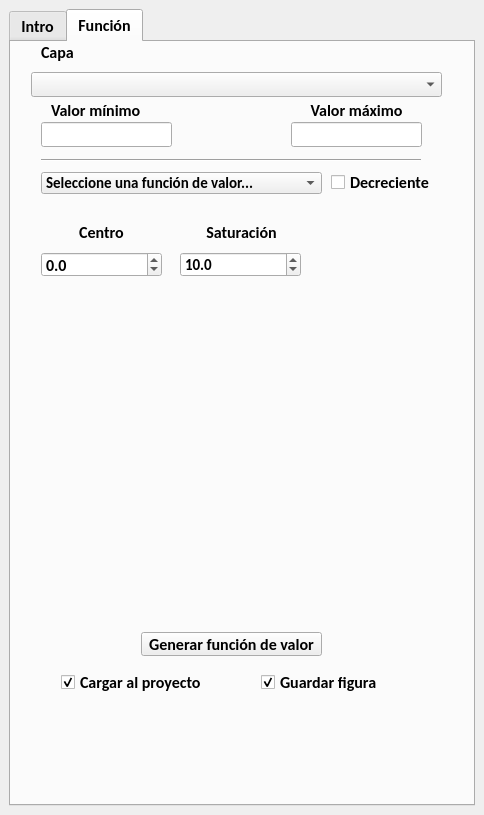
<?xml version="1.0" encoding="UTF-8"?>
<ui version="4.0">
 <class>SigFunctionDockWidgetBase</class>
 <widget class="QDockWidget" name="SigFunctionDockWidgetBase">
  <property name="geometry">
   <rect>
    <x>0</x>
    <y>0</y>
    <width>484</width>
    <height>815</height>
   </rect>
  </property>
  <property name="font">
   <font>
    <family>Calibri</family>
   </font>
  </property>
  <property name="windowTitle">
   <string>SIGfunction</string>
  </property>
  <widget class="QWidget" name="slides">
   <layout class="QGridLayout" name="gridLayout">
    <item row="1" column="0">
     <widget class="QTabWidget" name="tabWidget">
      <property name="font">
       <font>
        <family>Calibri</family>
        <pointsize>12</pointsize>
        <bold>true</bold>
       </font>
      </property>
      <property name="currentIndex">
       <number>1</number>
      </property>
      <property name="tabBarAutoHide">
       <bool>true</bool>
      </property>
      <widget class="QWidget" name="Intro">
       <attribute name="title">
        <string>Intro</string>
       </attribute>
       <widget class="QTextEdit" name="textEdit">
        <property name="geometry">
         <rect>
          <x>10</x>
          <y>10</y>
          <width>431</width>
          <height>101</height>
         </rect>
        </property>
        <property name="html">
         <string>&lt;!DOCTYPE HTML PUBLIC &quot;-//W3C//DTD HTML 4.0//EN&quot; &quot;http://www.w3.org/TR/REC-html40/strict.dtd&quot;&gt;
&lt;html&gt;&lt;head&gt;&lt;meta name=&quot;qrichtext&quot; content=&quot;1&quot; /&gt;&lt;meta charset=&quot;utf-8&quot; /&gt;&lt;style type=&quot;text/css&quot;&gt;
p, li { white-space: pre-wrap; }
hr { height: 1px; border-width: 0; }
li.unchecked::marker { content: &quot;\2610&quot;; }
li.checked::marker { content: &quot;\2612&quot;; }
&lt;/style&gt;&lt;/head&gt;&lt;body style=&quot; font-family:'Calibri'; font-size:12pt; font-weight:700; font-style:normal;&quot;&gt;
&lt;p style=&quot; margin-top:0px; margin-bottom:0px; margin-left:0px; margin-right:0px; -qt-block-indent:0; text-indent:0px;&quot;&gt;&lt;span style=&quot; font-family:'Open Sans','HelveticaNeue','Helvetica Neue','Helvetica','Arial','sans-serif'; font-size:15px; font-weight:400; color:#333333; background-color:rgba(0,0,0,0.027451);&quot;&gt;SIGfunction utiliza expresiones matemáticas (funciones de valor) para transformar (normalizar) los valores de un criterio de decisión a una escala de medición entre 0 a 1. En esta escala, 0 representa el estado anti-ideal (menos deseable) y 1 representa el ideal (más deseable). &lt;/span&gt;&lt;/p&gt;&lt;/body&gt;&lt;/html&gt;</string>
        </property>
       </widget>
      </widget>
      <widget class="QWidget" name="function">
       <attribute name="title">
        <string>Función</string>
       </attribute>
       <widget class="QComboBox" name="selectFV">
        <property name="geometry">
         <rect>
          <x>30</x>
          <y>130</y>
          <width>281</width>
          <height>22</height>
         </rect>
        </property>
        <property name="font">
         <font>
          <family>Calibri</family>
          <pointsize>11</pointsize>
          <bold>true</bold>
         </font>
        </property>
        <item>
         <property name="text">
          <string>Seleccione una función de valor...</string>
         </property>
        </item>
        <item>
         <property name="text">
          <string>Lineal</string>
         </property>
        </item>
        <item>
         <property name="text">
          <string>Logística</string>
         </property>
        </item>
        <item>
         <property name="text">
          <string>Cóncava</string>
         </property>
        </item>
        <item>
         <property name="text">
          <string>Convexa</string>
         </property>
        </item>
        <item>
         <property name="text">
          <string>Campana</string>
         </property>
        </item>
       </widget>
       <widget class="QCheckBox" name="decreciente">
        <property name="geometry">
         <rect>
          <x>320</x>
          <y>130</y>
          <width>111</width>
          <height>20</height>
         </rect>
        </property>
        <property name="font">
         <font>
          <family>Calibri</family>
          <pointsize>12</pointsize>
          <bold>true</bold>
         </font>
        </property>
        <property name="text">
         <string>Decreciente</string>
        </property>
        <property name="checked">
         <bool>false</bool>
        </property>
       </widget>
       <widget class="QgsMapLayerComboBox" name="r_layer">
        <property name="geometry">
         <rect>
          <x>20</x>
          <y>30</y>
          <width>411</width>
          <height>25</height>
         </rect>
        </property>
       </widget>
       <widget class="QLabel" name="label_max">
        <property name="geometry">
         <rect>
          <x>280</x>
          <y>60</y>
          <width>131</width>
          <height>16</height>
         </rect>
        </property>
        <property name="font">
         <font>
          <family>Calibri</family>
          <pointsize>12</pointsize>
          <bold>true</bold>
         </font>
        </property>
        <property name="text">
         <string>Valor máximo</string>
        </property>
        <property name="alignment">
         <set>Qt::AlignCenter</set>
        </property>
       </widget>
       <widget class="QLineEdit" name="v_min">
        <property name="geometry">
         <rect>
          <x>30</x>
          <y>80</y>
          <width>131</width>
          <height>25</height>
         </rect>
        </property>
        <property name="font">
         <font>
          <family>Calibri</family>
          <pointsize>11</pointsize>
          <bold>false</bold>
         </font>
        </property>
        <property name="text">
         <string/>
        </property>
        <property name="alignment">
         <set>Qt::AlignCenter</set>
        </property>
       </widget>
       <widget class="QLineEdit" name="v_max">
        <property name="geometry">
         <rect>
          <x>280</x>
          <y>80</y>
          <width>131</width>
          <height>25</height>
         </rect>
        </property>
        <property name="font">
         <font>
          <family>Calibri</family>
          <pointsize>11</pointsize>
          <bold>false</bold>
         </font>
        </property>
        <property name="text">
         <string/>
        </property>
        <property name="alignment">
         <set>Qt::AlignCenter</set>
        </property>
        <property name="readOnly">
         <bool>false</bool>
        </property>
       </widget>
       <widget class="QLabel" name="label_min">
        <property name="geometry">
         <rect>
          <x>40</x>
          <y>60</y>
          <width>121</width>
          <height>16</height>
         </rect>
        </property>
        <property name="font">
         <font>
          <family>Calibri</family>
          <pointsize>12</pointsize>
          <bold>true</bold>
         </font>
        </property>
        <property name="text">
         <string>Valor mínimo</string>
        </property>
       </widget>
       <widget class="QLabel" name="label_layer">
        <property name="geometry">
         <rect>
          <x>30</x>
          <y>0</y>
          <width>81</width>
          <height>21</height>
         </rect>
        </property>
        <property name="font">
         <font>
          <family>Calibri</family>
          <pointsize>12</pointsize>
          <bold>true</bold>
         </font>
        </property>
        <property name="text">
         <string>Capa</string>
        </property>
       </widget>
       <widget class="Line" name="line">
        <property name="geometry">
         <rect>
          <x>30</x>
          <y>110</y>
          <width>380</width>
          <height>16</height>
         </rect>
        </property>
        <property name="orientation">
         <enum>Qt::Horizontal</enum>
        </property>
       </widget>
       <widget class="QLabel" name="label_centro_opt">
        <property name="geometry">
         <rect>
          <x>30</x>
          <y>180</y>
          <width>121</width>
          <height>20</height>
         </rect>
        </property>
        <property name="font">
         <font>
          <family>Calibri</family>
          <pointsize>12</pointsize>
          <bold>true</bold>
         </font>
        </property>
        <property name="text">
         <string>Centro</string>
        </property>
        <property name="alignment">
         <set>Qt::AlignCenter</set>
        </property>
       </widget>
       <widget class="QLabel" name="label_sat_amp">
        <property name="geometry">
         <rect>
          <x>170</x>
          <y>180</y>
          <width>121</width>
          <height>20</height>
         </rect>
        </property>
        <property name="font">
         <font>
          <family>Calibri</family>
          <pointsize>12</pointsize>
          <bold>true</bold>
         </font>
        </property>
        <property name="text">
         <string>Saturación</string>
        </property>
        <property name="alignment">
         <set>Qt::AlignCenter</set>
        </property>
       </widget>
       <widget class="QDoubleSpinBox" name="v_centro_opt">
        <property name="geometry">
         <rect>
          <x>30</x>
          <y>210</y>
          <width>121</width>
          <height>25</height>
         </rect>
        </property>
        <property name="font">
         <font>
          <family>Calibri</family>
          <pointsize>12</pointsize>
          <bold>true</bold>
         </font>
        </property>
        <property name="decimals">
         <number>1</number>
        </property>
        <property name="minimum">
         <double>-10000000.000000000000000</double>
        </property>
        <property name="maximum">
         <double>10000000.000000000000000</double>
        </property>
       </widget>
       <widget class="QDoubleSpinBox" name="v_sat_amp">
        <property name="geometry">
         <rect>
          <x>169</x>
          <y>210</y>
          <width>121</width>
          <height>25</height>
         </rect>
        </property>
        <property name="font">
         <font>
          <family>Calibri</family>
          <pointsize>11</pointsize>
          <bold>true</bold>
         </font>
        </property>
        <property name="decimals">
         <number>1</number>
        </property>
        <property name="minimum">
         <double>1.000000000000000</double>
        </property>
        <property name="maximum">
         <double>30.000000000000000</double>
        </property>
        <property name="singleStep">
         <double>0.500000000000000</double>
        </property>
        <property name="value">
         <double>10.000000000000000</double>
        </property>
       </widget>
       <widget class="QLabel" name="v_sat_amp_ant">
        <property name="geometry">
         <rect>
          <x>170</x>
          <y>250</y>
          <width>121</width>
          <height>16</height>
         </rect>
        </property>
        <property name="font">
         <font>
          <family>Calibri</family>
          <pointsize>12</pointsize>
          <bold>true</bold>
         </font>
        </property>
        <property name="text">
         <string/>
        </property>
       </widget>
       <widget class="QLabel" name="v_centro_opt_ant">
        <property name="geometry">
         <rect>
          <x>30</x>
          <y>250</y>
          <width>121</width>
          <height>16</height>
         </rect>
        </property>
        <property name="font">
         <font>
          <family>Calibri</family>
          <pointsize>12</pointsize>
          <bold>true</bold>
         </font>
        </property>
        <property name="text">
         <string/>
        </property>
       </widget>
       <widget class="QWidget" name="verticalLayoutWidget">
        <property name="geometry">
         <rect>
          <x>20</x>
          <y>290</y>
          <width>411</width>
          <height>281</height>
         </rect>
        </property>
        <layout class="QVBoxLayout" name="layout_graph"/>
       </widget>
       <widget class="QPushButton" name="pushButton">
        <property name="geometry">
         <rect>
          <x>130</x>
          <y>590</y>
          <width>181</width>
          <height>24</height>
         </rect>
        </property>
        <property name="locale">
         <locale language="Spanish" country="Mexico"/>
        </property>
        <property name="text">
         <string>Generar función de valor</string>
        </property>
       </widget>
       <widget class="QCheckBox" name="loadproj">
        <property name="geometry">
         <rect>
          <x>50</x>
          <y>630</y>
          <width>141</width>
          <height>20</height>
         </rect>
        </property>
        <property name="text">
         <string>Cargar al proyecto</string>
        </property>
        <property name="checked">
         <bool>true</bool>
        </property>
       </widget>
       <widget class="QCheckBox" name="savefig">
        <property name="geometry">
         <rect>
          <x>250</x>
          <y>630</y>
          <width>131</width>
          <height>20</height>
         </rect>
        </property>
        <property name="text">
         <string>Guardar figura</string>
        </property>
        <property name="checked">
         <bool>true</bool>
        </property>
       </widget>
      </widget>
     </widget>
    </item>
   </layout>
  </widget>
 </widget>
 <customwidgets>
  <customwidget>
   <class>QgsMapLayerComboBox</class>
   <extends>QComboBox</extends>
   <header>qgsmaplayercombobox.h</header>
  </customwidget>
 </customwidgets>
 <resources/>
 <connections/>
</ui>
